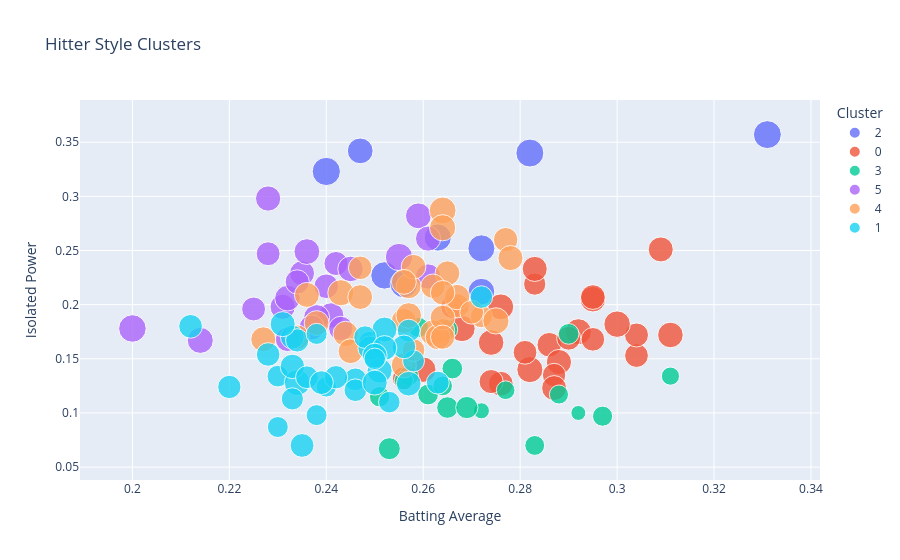

Notebook source saved alongside this figure:
### Code cell
# Cluster Hitters by Style

from sklearn.cluster import KMeans
from sklearn.preprocessing import StandardScaler
import plotly.express as px
import pandas as pd

# Best available features from your trimmed batter_df2
feature_cols = [
    "AVG",
    "OBP",
    "ISO",
    "BB%",
    "K%",
    "BABIP",
    "HR",
    "Barrel%",
    "HardHit%",
    "EV"
]

# Build clustering dataframe
cluster_df2 = batter_df2[["Name", "Team", "PA"] + feature_cols].copy()

# Filter to qualified hitters
cluster_df2 = cluster_df2[cluster_df2["PA"] >= 200].dropna().copy()

# Scale features
scaler = StandardScaler()
X = scaler.fit_transform(cluster_df2[feature_cols])

# Run clustering
kmeans2 = KMeans(n_clusters=6, random_state=0, n_init=20)
cluster_df2["cluster"] = kmeans2.fit_predict(X)

# Save labels back to batter_df2
batter_df2 = batter_df2.copy()
batter_df2["cluster"] = pd.NA
batter_df2.loc[cluster_df2.index, "cluster"] = cluster_df2["cluster"].astype(str)

# Plot dataframe
plot_df2 = cluster_df2.copy()
plot_df2["cluster"] = plot_df2["cluster"].astype(str)

# -----------------------------------------------------
# Interactive Plot
# -----------------------------------------------------

fig = px.scatter(
    plot_df2,
    x="AVG",
    y="ISO",
    color="cluster",
    size="HardHit%",
    hover_name="Name",
    hover_data={
        "Team": True,
        "PA": True,
        "AVG": ":.3f",
        "OBP": ":.3f",
        "ISO": ":.3f",
        "BB%": ":.1f",
        "K%": ":.1f",
        "BABIP": ":.3f",
        "HR": True,
        "Barrel%": ":.1f",
        "HardHit%": ":.1f",
        "EV": ":.1f",
        "cluster": True
    },
    title="Hitter Style Clusters",
    labels={
        "AVG": "Batting Average",
        "ISO": "Isolated Power",
        "HardHit%": "Hard-Hit %",
        "cluster": "Cluster"
    }
)

fig.update_traces(marker=dict(opacity=0.8))
fig.update_layout(legend_title_text="Cluster")
fig.show()

### Figure 1 — Plotly figure (JSON) as saved in the notebook; plotly's stock layout.template omitted (floating-point values rounded to 4 significant figures; data arrays with more than 128 entries replaced by an {"elided": "..."} marker saying what was removed)
{"data": [{"customdata": [["NYY", 679, 0.457, 0.183, 0.236, 0.376, 53, 0.247, 0.582, 95.4, "2"], ["SEA", 705, 0.359, 0.138, 0.267, 0.248, 60, 0.195, 0.496, 91.3, "2"], ["LAD", 727, 0.392, 0.15, 0.257, 0.315, 55, 0.234, 0.584, 94.9, "2"], ["NYM", 715, 0.396, 0.178, 0.192, 0.27, 43, 0.181, 0.551, 93.8, "2"], ["PHI", 724, 0.365, 0.149, 0.272, 0.253, 56, 0.208, 0.596, 94.3, "2"], ["ATL", 724, 0.366, 0.126, 0.243, 0.333, 29, 0.143, 0.532, 93.3, "2"], ["NYM", 709, 0.347, 0.086, 0.228, 0.305, 38, 0.189, 0.544, 93.5, "2"], ["- - -", 729, 0.372, 0.154, 0.263, 0.307, 35, 0.16, 0.561, 93.5, "2"], ["WSN", 689, 0.35, 0.123, 0.321, 0.35, 31, 0.163, 0.563, 94.3, "2"]], "hovertemplate": "<b>%{hovertext}</b><br><br>Cluster=%{customdata[10]}<br>Batting Average=%{x:.3f}<br>Isolated Power=%{y:.3f}<br>Hard-Hit %=%{customdata[8]:.1f}<br>Team=%{customdata[0]}<br>PA=%{customdata[1]}<br>OBP=%{customdata[2]:.3f}<br>BB%=%{customdata[3]:.1f}<br>K%=%{customdata[4]:.1f}<br>BABIP=%{customdata[5]:.3f}<br>HR=%{customdata[6]}<br>Barrel%=%{customdata[7]:.1f}<br>EV=%{customdata[9]:.1f}<extra></extra>", "hovertext": ["Aaron Judge", "Cal Raleigh", "Shohei Ohtani", "Juan Soto", "Kyle Schwarber", "Matt Olson", "Pete Alonso", "Rafael Devers", "James Wood"], "legendgroup": "2", "marker": {"color": "#636efa", "opacity": 0.8, "size": [0.582, 0.496, 0.584, 0.551, 0.596, 0.532, 0.544, 0.561, 0.563], "sizemode": "area", "sizeref": 0.00149, "symbol": "circle"}, "mode": "markers", "name": "2", "orientation": "v", "showlegend": true, "type": "scatter", "x": [0.331, 0.247, 0.282, 0.263, 0.24, 0.272, 0.272, 0.252, 0.256], "xaxis": "x", "y": [0.357, 0.342, 0.34, 0.262, 0.323, 0.212, 0.252, 0.227, 0.219], "yaxis": "y"}, {"customdata": {"elided": "26x11 mixed values"}, "hovertemplate": "<b>%{hovertext}</b><br><br>Cluster=%{customdata[10]}<br>Batting Average=%{x:.3f}<br>Isolated Power=%{y:.3f}<br>Hard-Hit %=%{customdata[8]:.1f}<br>Team=%{customdata[0]}<br>PA=%{customdata[1]}<br>OBP=%{customdata[2]:.3f}<br>BB%=%{customdata[3]:.1f}<br>K%=%{customdata[4]:.1f}<br>BABIP=%{customdata[5]:.3f}<br>HR=%{customdata[6]}<br>Barrel%=%{customdata[7]:.1f}<br>EV=%{customdata[9]:.1f}<extra></extra>", "hovertext": ["Bobby Witt Jr.", "Trea Turner", "Jose Ramirez", "Fernando Tatis Jr.", "Jeremy Pena", "Maikel Garcia", "George Springer", "Gunnar Henderson", "Alejandro Kirk", "Ketel Marte", "Kyle Tucker", "Brice Turang", "Freddie Freeman", "Vladimir Guerrero Jr.", "Bo Bichette", "William Contreras", "Tyler Soderstrom", "Josh Naylor", "Ryan O'Hearn", "Yandy Diaz", "Brendan Donovan", "Gleyber Torres", "Carlos Correa", "Alec Burleson", "Alec Bohm", "Paul Goldschmidt"], "legendgroup": "0", "marker": {"color": "#EF553B", "opacity": 0.8, "size": [0.485, 0.421, 0.37, 0.518, 0.429, 0.451, 0.467, 0.49, 0.508, 0.47, 0.402, 0.474, 0.457, 0.507, 0.488, 0.485, 0.498, 0.416, 0.423, 0.524, 0.409, 0.39, 0.459, 0.428, 0.464, 0.434], "sizemode": "area", "sizeref": 0.00149, "symbol": "circle"}, "mode": "markers", "name": "0", "orientation": "v", "showlegend": true, "type": "scatter", "x": [0.295, 0.304, 0.283, 0.268, 0.304, 0.286, 0.309, 0.274, 0.282, 0.283, 0.266, 0.288, 0.295, 0.292, 0.311, 0.26, 0.276, 0.295, 0.281, 0.3, 0.287, 0.256, 0.276, 0.29, 0.287, 0.274], "xaxis": "x", "y": [0.205, 0.153, 0.219, 0.178, 0.172, 0.163, 0.251, 0.165, 0.14, 0.233, 0.198, 0.147, 0.207, 0.175, 0.172, 0.14, 0.198, 0.168, 0.156, 0.182, 0.135, 0.132, 0.127, 0.169, 0.123, 0.129], "yaxis": "y"}, {"customdata": {"elided": "19x11 mixed values"}, "hovertemplate": "<b>%{hovertext}</b><br><br>Cluster=%{customdata[10]}<br>Batting Average=%{x:.3f}<br>Isolated Power=%{y:.3f}<br>Hard-Hit %=%{customdata[8]:.1f}<br>Team=%{customdata[0]}<br>PA=%{customdata[1]}<br>OBP=%{customdata[2]:.3f}<br>BB%=%{customdata[3]:.1f}<br>K%=%{customdata[4]:.1f}<br>BABIP=%{customdata[5]:.3f}<br>HR=%{customdata[6]}<br>Barrel%=%{customdata[7]:.1f}<br>EV=%{customdata[9]:.1f}<extra></extra>", "hovertext": ["Geraldo Perdomo", "Nico Hoerner", "Sal Frelick", "Jacob Wilson", "Zach McKinstry", "Ernie Clement", "Steven Kwan", "Bryson Stott", "TJ Friedl", "J.P. Crawford", "Caleb Durbin", "Xavier Edwards", "Jung Hoo Lee", "Jose Altuve", "Josh Smith", "Nolan Schanuel", "Chase Meidroth", "Luis Arraez", "Gavin Lux"], "legendgroup": "3", "marker": {"color": "#00cc96", "opacity": 0.8, "size": [0.319, 0.303, 0.272, 0.247, 0.305, 0.26, 0.193, 0.295, 0.321, 0.347, 0.269, 0.294, 0.32, 0.309, 0.31, 0.29, 0.361, 0.167, 0.369], "sizemode": "area", "sizeref": 0.00149, "symbol": "circle"}, "mode": "markers", "name": "3", "orientation": "v", "showlegend": true, "type": "scatter", "x": [0.29, 0.297, 0.288, 0.311, 0.259, 0.277, 0.272, 0.257, 0.261, 0.265, 0.256, 0.283, 0.266, 0.265, 0.251, 0.264, 0.253, 0.292, 0.269], "xaxis": "x", "y": [0.173, 0.097, 0.117, 0.134, 0.179, 0.121, 0.102, 0.134, 0.117, 0.105, 0.13, 0.07, 0.141, 0.177, 0.115, 0.125, 0.067, 0.1, 0.105], "yaxis": "y"}, {"customdata": {"elided": "22x11 mixed values"}, "hovertemplate": "<b>%{hovertext}</b><br><br>Cluster=%{customdata[10]}<br>Batting Average=%{x:.3f}<br>Isolated Power=%{y:.3f}<br>Hard-Hit %=%{customdata[8]:.1f}<br>Team=%{customdata[0]}<br>PA=%{customdata[1]}<br>OBP=%{customdata[2]:.3f}<br>BB%=%{customdata[3]:.1f}<br>K%=%{customdata[4]:.1f}<br>BABIP=%{customdata[5]:.3f}<br>HR=%{customdata[6]}<br>Barrel%=%{customdata[7]:.1f}<br>EV=%{customdata[9]:.1f}<extra></extra>", "hovertext": ["Corbin Carroll", "Jazz Chisholm Jr.", "Wyatt Langford", "Willy Adames", "Eugenio Suarez", "Matt Chapman", "Michael Busch", "Bryce Harper", "Trent Grisham", "Ben Rice", "Taylor Ward", "Randy Arozarena", "Ian Happ", "Seiya Suzuki", "Spencer Torkelson", "Ryan McMahon", "Mike Trout", "Oneil Cruz", "Jo Adell", "Kyle Manzardo", "Marcell Ozuna", "Josh Bell"], "legendgroup": "5", "marker": {"color": "#ab63fa", "opacity": 0.8, "size": [0.499, 0.433, 0.484, 0.427, 0.476, 0.476, 0.473, 0.475, 0.464, 0.558, 0.427, 0.506, 0.444, 0.487, 0.451, 0.505, 0.491, 0.566, 0.496, 0.438, 0.444, 0.47], "sizemode": "area", "sizeref": 0.00149, "symbol": "circle"}, "mode": "markers", "name": "5", "orientation": "v", "showlegend": true, "type": "scatter", "x": [0.259, 0.242, 0.241, 0.225, 0.228, 0.231, 0.261, 0.261, 0.235, 0.255, 0.228, 0.238, 0.243, 0.245, 0.24, 0.214, 0.232, 0.2, 0.236, 0.234, 0.232, 0.237], "xaxis": "x", "y": [0.282, 0.238, 0.19, 0.196, 0.298, 0.198, 0.261, 0.226, 0.229, 0.244, 0.247, 0.188, 0.178, 0.233, 0.217, 0.167, 0.206, 0.178, 0.249, 0.221, 0.168, 0.179], "yaxis": "y"}, {"customdata": {"elided": "33x11 mixed values"}, "hovertemplate": "<b>%{hovertext}</b><br><br>Cluster=%{customdata[10]}<br>Batting Average=%{x:.3f}<br>Isolated Power=%{y:.3f}<br>Hard-Hit %=%{customdata[8]:.1f}<br>Team=%{customdata[0]}<br>PA=%{customdata[1]}<br>OBP=%{customdata[2]:.3f}<br>BB%=%{customdata[3]:.1f}<br>K%=%{customdata[4]:.1f}<br>BABIP=%{customdata[5]:.3f}<br>HR=%{customdata[6]}<br>Barrel%=%{customdata[7]:.1f}<br>EV=%{customdata[9]:.1f}<extra></extra>", "hovertext": ["Francisco Lindor", "Julio Rodriguez", "Pete Crow-Armstrong", "Byron Buxton", "Junior Caminero", "Elly De La Cruz", "Andy Pages", "Shea Langeliers", "Jarren Duran", "Manny Machado", "Hunter Goodman", "Dansby Swanson", "Zach Neto", "Brandon Nimmo", "Trevor Story", "Riley Greene", "Jackson Chourio", "Willson Contreras", "Jorge Polanco", "Brent Rooker", "Christian Yelich", "Addison Barger", "Lawrence Butler", "Brandon Lowe", "Vinnie Pasquantino", "Lenyn Sosa", "Heliot Ramos", "Bryan Reynolds", "Christian Walker", "Jordan Beck", "Adolis Garcia", "Teoscar Hernandez", "Salvador Perez"], "legendgroup": "4", "marker": {"color": "#FFA15A", "opacity": 0.8, "size": [0.444, 0.48, 0.416, 0.538, 0.514, 0.441, 0.372, 0.446, 0.468, 0.515, 0.469, 0.477, 0.466, 0.502, 0.47, 0.455, 0.423, 0.489, 0.458, 0.447, 0.464, 0.509, 0.444, 0.464, 0.447, 0.438, 0.474, 0.46, 0.461, 0.384, 0.467, 0.46, 0.464], "sizemode": "area", "sizeref": 0.00149, "symbol": "circle"}, "mode": "markers", "name": "4", "orientation": "v", "showlegend": true, "type": "scatter", "x": [0.267, 0.267, 0.247, 0.264, 0.264, 0.264, 0.272, 0.277, 0.256, 0.275, 0.278, 0.244, 0.257, 0.262, 0.263, 0.258, 0.27, 0.257, 0.265, 0.262, 0.264, 0.243, 0.234, 0.256, 0.264, 0.264, 0.256, 0.245, 0.238, 0.258, 0.227, 0.247, 0.236], "xaxis": "x", "y": [0.199, 0.207, 0.234, 0.287, 0.271, 0.176, 0.189, 0.26, 0.185, 0.185, 0.243, 0.173, 0.217, 0.174, 0.17, 0.235, 0.193, 0.19, 0.229, 0.217, 0.188, 0.211, 0.17, 0.221, 0.211, 0.17, 0.144, 0.157, 0.183, 0.158, 0.168, 0.207, 0.209], "yaxis": "y"}, {"customdata": {"elided": "36x11 mixed values"}, "hovertemplate": "<b>%{hovertext}</b><br><br>Cluster=%{customdata[10]}<br>Batting Average=%{x:.3f}<br>Isolated Power=%{y:.3f}<br>Hard-Hit %=%{customdata[8]:.1f}<br>Team=%{customdata[0]}<br>PA=%{customdata[1]}<br>OBP=%{customdata[2]:.3f}<br>BB%=%{customdata[3]:.1f}<br>K%=%{customdata[4]:.1f}<br>BABIP=%{customdata[5]:.3f}<br>HR=%{customdata[6]}<br>Barrel%=%{customdata[7]:.1f}<br>EV=%{customdata[9]:.1f}<extra></extra>", "hovertext": ["Cody Bellinger", "Ceddanne Rafaela", "Masyn Winn", "Mookie Betts", "Xander Bogaerts", "CJ Abrams", "Jake Cronenworth", "Mike Yastrzemski", "Otto Lopez", "J.T. Realmuto", "Marcus Semien", "Josh Jung", "Yainer Diaz", "Michael Harris II", "Matt McLain", "Ke'Bryan Hayes", "Joey Ortiz", "Gavin Sheets", "Miguel Vargas", "Ozzie Albies", "Jackson Holliday", "Spencer Steer", "Anthony Volpe", "Lourdes Gurriel Jr.", "Lars Nootbaar", "Luis Garcia Jr.", "Brenton Doyle", "Brooks Lee", "Trevor Larnach", "Agustin Ramirez", "Luis Rengifo", "Andrew McCutchen", "Nathaniel Lowe", "Jonathan India", "Eric Wagaman", "Nick Castellanos"], "legendgroup": "1", "marker": {"color": "#19d3f3", "opacity": 0.8, "size": [0.379, 0.387, 0.346, 0.358, 0.392, 0.392, 0.389, 0.426, 0.383, 0.454, 0.35, 0.467, 0.422, 0.433, 0.406, 0.423, 0.328, 0.465, 0.405, 0.307, 0.407, 0.332, 0.419, 0.383, 0.5, 0.458, 0.446, 0.385, 0.456, 0.47, 0.327, 0.423, 0.415, 0.368, 0.465, 0.345], "sizemode": "area", "sizeref": 0.00149, "symbol": "circle"}, "mode": "markers", "name": "1", "orientation": "v", "showlegend": true, "type": "scatter", "x": [0.272, 0.249, 0.253, 0.258, 0.263, 0.257, 0.246, 0.233, 0.246, 0.257, 0.23, 0.251, 0.256, 0.249, 0.22, 0.235, 0.23, 0.252, 0.234, 0.24, 0.242, 0.238, 0.212, 0.248, 0.234, 0.252, 0.233, 0.236, 0.25, 0.231, 0.238, 0.239, 0.228, 0.233, 0.25, 0.25], "xaxis": "x", "y": [0.207, 0.165, 0.11, 0.148, 0.128, 0.176, 0.131, 0.17, 0.121, 0.127, 0.134, 0.139, 0.161, 0.16, 0.124, 0.07, 0.087, 0.177, 0.167, 0.124, 0.133, 0.173, 0.18, 0.17, 0.128, 0.16, 0.143, 0.133, 0.153, 0.182, 0.098, 0.128, 0.154, 0.113, 0.128, 0.15], "yaxis": "y"}], "layout": {"autosize": true, "legend": {"itemsizing": "constant", "title": {"text": "Cluster"}, "tracegroupgap": 0}, "title": {"text": "Hitter Style Clusters"}, "xaxis": {"anchor": "y", "autorange": true, "domain": [0, 1], "range": [0.19, 0.341], "title": {"text": "Batting Average"}, "type": "linear"}, "yaxis": {"anchor": "x", "autorange": true, "domain": [0, 1], "range": [0.02092, 0.4103], "title": {"text": "Isolated Power"}, "type": "linear"}}}
